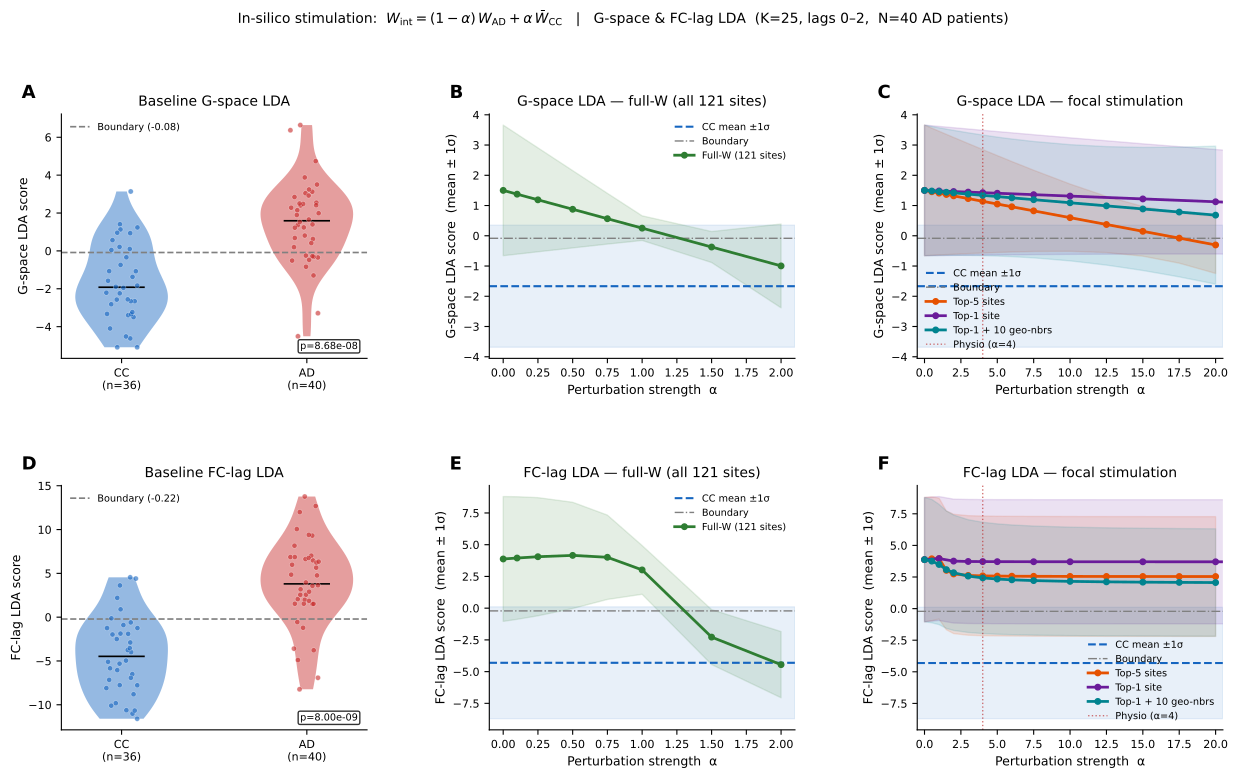

Generate this figure with Python:
"""
figure4_stimulation.py
======================
Figure 4 — In-silico stimulation: shifting AD readout matrices toward CC.

Layout (3 rows x 3 cols):
  A  G-space baseline distributions   B  G-space full-W dose-response       C  G-space focal dose-response
  D  FC-lag  baseline distributions   E  FC-lag  full-W dose-response        F  FC-lag  focal dose-response
  G  G-space reclassification         H  FC-lag  reclassification             I  Summary at physio alpha

Reads: ../pert_sites_data.npz
Output: figure4_stimulation.png  (300 DPI)
"""
import sys
sys.path.insert(0, "..")
import numpy as np
import matplotlib
matplotlib.use("Agg")
import matplotlib.pyplot as plt
import matplotlib.gridspec as gridspec
from scipy.stats import mannwhitneyu
import warnings; warnings.filterwarnings("ignore")

# ── paper style ────────────────────────────────────────────────────────────────
plt.rcParams.update({
    "font.family": "sans-serif", "font.size": 9,
    "axes.labelsize": 9, "axes.titlesize": 10,
    "xtick.labelsize": 8, "ytick.labelsize": 8,
    "legend.fontsize": 8, "figure.dpi": 300, "savefig.dpi": 300,
    "axes.spines.top": False, "axes.spines.right": False,
})

CC_COL  = "#1565C0"
AD_COL  = "#C62828"
FW_COL  = "#2E7D32"
T5_COL  = "#E65100"
T1_COL  = "#6A1B9A"
GEO_COL = "#00838F"
PHYSIO  = 4.0

# ── load data ──────────────────────────────────────────────────────────────────
d = np.load("../pert_sites_data.npz", allow_pickle=True)

cc_g  = d["cc_g"];   ad_g  = d["ad_g"];   thr_g  = float(d["thr_g"])
cc_fl = d["cc_fl"];  ad_fl = d["ad_fl"];  thr_fl = float(d["thr_fl"])

ALPHAS_FW  = d["alphas_fw"]    # 0 → 2.0  (full correction)
ALPHAS_T5  = d["alphas_t5"]    # 0 → 20   (focal top-5)
ALPHAS_T1  = d["alphas_t1"]    # 0 → 50   (focal top-1)
ALPHAS_GEO = d["alphas_geo"]   # 0 → 20   (top-1 + 10 geo-nbrs)

n_ad = ad_g.shape[0];  n_cc = cc_g.shape[0]

FOCAL = [
    ("top5",     ALPHAS_T5,  T5_COL,  "Top-5 sites"),
    ("top1",     ALPHAS_T1,  T1_COL,  "Top-1 site"),
    ("top1_geo", ALPHAS_GEO, GEO_COL, "Top-1 + 10 geo-nbrs"),
]
ALL_STRATS = [("full_w", ALPHAS_FW, FW_COL, "Full-W (121 sites)")] + FOCAL

def load(strat, alphas, sp):
    return np.array([d[f"{strat}_{ai}_{sp}"] for ai in range(len(alphas))])

def violin_pair(ax, vals_cc, vals_ad, col_cc, col_ad, thr, thr_lbl, ylabel, title):
    rng = np.random.default_rng(42)
    for xi, (vals, col) in enumerate([(vals_cc, col_cc), (vals_ad, col_ad)]):
        p = ax.violinplot([vals], positions=[xi], widths=0.5,
                           showmedians=True, showextrema=False)
        p["bodies"][0].set_facecolor(col); p["bodies"][0].set_alpha(0.45)
        p["cmedians"].set_color("k"); p["cmedians"].set_linewidth(1.2)
        jit = rng.uniform(-0.09, 0.09, len(vals))
        ax.scatter(xi + jit, vals, s=14, c=col, alpha=0.6,
                   edgecolors="white", linewidths=0.3, zorder=3)
    ax.axhline(thr, color="gray", ls="--", lw=1.2, label=thr_lbl)
    stat, pval = mannwhitneyu(vals_cc, vals_ad, alternative="two-sided")
    ax.text(0.97, 0.03, f"p={pval:.2e}", transform=ax.transAxes,
            ha="right", va="bottom", fontsize=7,
            bbox=dict(boxstyle="round,pad=0.2", fc="white", alpha=0.8))
    ax.set_xticks([0, 1])
    ax.set_xticklabels([f"CC\n(n={n_cc})", f"AD\n(n={n_ad})"])
    ax.set_ylabel(ylabel); ax.set_title(title)
    ax.legend(frameon=False, fontsize=7)

def dose_panel(ax, strats, space, cc_vals, thr, physio_vline=True, xlim=None):
    ax.axhspan(cc_vals.mean()-cc_vals.std(), cc_vals.mean()+cc_vals.std(),
               alpha=0.10, color=CC_COL)
    ax.axhline(cc_vals.mean(), color=CC_COL, lw=1.5, ls="--", label="CC mean ±1σ")
    ax.axhline(thr, color="gray", lw=1, ls="-.", label="Boundary")
    for strat, alphas, col, lbl in strats:
        mat = load(strat, alphas, space)
        m = mat.mean(1); s = mat.std(1)
        ax.fill_between(alphas, m-s, m+s, alpha=0.13, color=col)
        ax.plot(alphas, m, "-o", ms=4, lw=2, color=col, label=lbl)
    if physio_vline:
        ax.axvline(PHYSIO, color="#B71C1C", lw=1, ls=":", alpha=0.6,
                   label=f"Physio (α={PHYSIO:.0f})")
    if xlim is not None:
        ax.set_xlim(xlim)
    ax.legend(frameon=False, fontsize=7)

# ── figure layout ──────────────────────────────────────────────────────────────
fig = plt.figure(figsize=(15, 8), facecolor="white")
gs  = gridspec.GridSpec(2, 3, figure=fig, hspace=0.52, wspace=0.40)

# ── Row 1: G-space ─────────────────────────────────────────────────────────────
ax_a = fig.add_subplot(gs[0, 0])
violin_pair(ax_a, cc_g, ad_g, CC_COL, AD_COL,
            thr_g, f"Boundary ({thr_g:.2f})",
            "G-space LDA score", "Baseline G-space LDA")

ax_b = fig.add_subplot(gs[0, 1])
dose_panel(ax_b, [("full_w", ALPHAS_FW, FW_COL, "Full-W (121 sites)")],
           "g", cc_g, thr_g, physio_vline=False)
ax_b.set_xlabel("Perturbation strength  α")
ax_b.set_ylabel("G-space LDA score  (mean ± 1σ)")
ax_b.set_title("G-space LDA — full-W (all 121 sites)")

ax_c = fig.add_subplot(gs[0, 2])
dose_panel(ax_c, FOCAL, "g", cc_g, thr_g)
ax_c.set_xlim(-0.5, 20.5)
ax_c.set_xlabel("Perturbation strength  α")
ax_c.set_ylabel("G-space LDA score  (mean ± 1σ)")
ax_c.set_title("G-space LDA — focal stimulation")

# ── Row 2: FC-lag ─────────────────────────────────────────────────────────────
ax_d = fig.add_subplot(gs[1, 0])
violin_pair(ax_d, cc_fl, ad_fl, CC_COL, AD_COL,
            thr_fl, f"Boundary ({thr_fl:.2f})",
            "FC-lag LDA score", "Baseline FC-lag LDA")

ax_e = fig.add_subplot(gs[1, 1])
dose_panel(ax_e, [("full_w", ALPHAS_FW, FW_COL, "Full-W (121 sites)")],
           "fl", cc_fl, thr_fl, physio_vline=False)
ax_e.set_xlabel("Perturbation strength  α")
ax_e.set_ylabel("FC-lag LDA score  (mean ± 1σ)")
ax_e.set_title("FC-lag LDA — full-W (all 121 sites)")

ax_f = fig.add_subplot(gs[1, 2])
dose_panel(ax_f, FOCAL, "fl", cc_fl, thr_fl)
ax_f.set_xlim(-0.5, 20.5)
ax_f.set_xlabel("Perturbation strength  α")
ax_f.set_ylabel("FC-lag LDA score  (mean ± 1σ)")
ax_f.set_title("FC-lag LDA — focal stimulation")

# ── panel labels ───────────────────────────────────────────────────────────────
for ax, lbl in zip([ax_a, ax_b, ax_c, ax_d, ax_e, ax_f],
                   ["A", "B", "C", "D", "E", "F"]):
    ax.text(-0.13, 1.05, lbl, transform=ax.transAxes,
            fontsize=13, fontweight="bold", va="bottom", ha="left")

fig.suptitle(
    r"In-silico stimulation:  $W_\mathrm{int} = (1-\alpha)\,W_\mathrm{AD} + \alpha\,\bar{W}_\mathrm{CC}$"
    "   |   G-space & FC-lag LDA  (K=25, lags 0–2,  N=40 AD patients)",
    fontsize=10, y=1.01)

for ext in ("png", "pdf"):
    out = f"figure4_stimulation.{ext}"
    fig.savefig(out, dpi=300, bbox_inches="tight", facecolor="white")
    print(f"Saved {out}")
plt.close()
